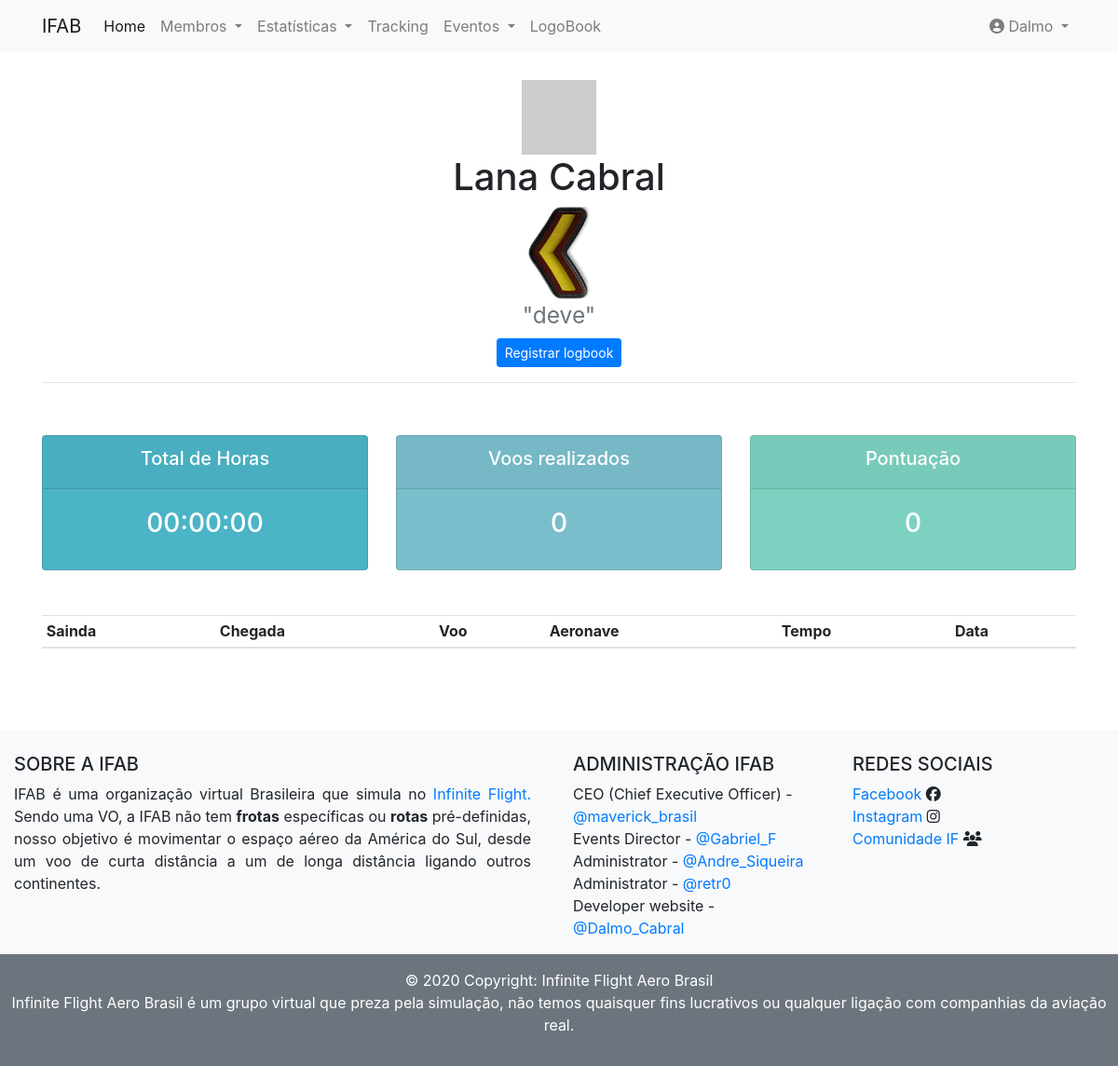
Screenshot of /user/2 (signed in) with the database file from the repository.
### app/models.py (models this page shows, shortened)
class User(db.Model, UserMixin):
    __tablename__ = 'users'
    id = db.Column(db.Integer, primary_key=True)
    username = db.Column(db.String(80), nullable=False)
    sobrenome = db.Column(db.String(200))
    email = db.Column(db.String(120), unique=True, nullable=False, index=True)
    password = db.Column(db.String(120), nullable=False)
    registro = db.Column(db.String(200))
    ifcomunity = db.Column(db.String(400))
    sobremim = db.Column(db.String(200))
    pais = db.Column(db.String(200))
    base = db.Column(db.String(200))
    telefone = db.Column(db.String(200))
    grau = db.Column(db.String(200))
    logbook = db.relationship('Logbook', backref='user', lazy='dynamic')  #lazy='dynamic'
    data_create = db.Column(db.DateTime, default=datetime.utcnow)
    pontos = db.Column(db.Integer(), default=0)
    cont_tempo = db.Column(db.Float, default=0)
    cont_tempo_str = db.Column(db.String(20000), default='00:00:00')
    cont_voo = db.Column(db.Integer, default=0)
    def avatar(self, size):
        digest = md5(self.email.lower().encode('utf-8')).hexdigest()
        return 'https://www.gravatar.com/avatar/{}?d=identicon&s={}'.format(
            digest, size)

### app/routes.py (the view)
@app.route('/user/<int:id>')
@login_required
def user(id):
    va = get_all_time2(Logbook.query.filter_by(user_id=id).all())
    user = User.query.get(id)
    flying_time = get_all_time(Logbook.query.filter_by(user_id=id).all())
    log = Logbook.query.filter_by(user_id=id).order_by(Logbook.data_create.desc()).all()
    return render_template('user.html', user=user, log=log, flying_time=flying_time, va=va)

### app/models.py (called while the page is built)
@login_manager.user_loader
def current_user(user_id):
    return User.query.get(user_id)

### app/routes.py (called while the page is built)
@app.before_request
def before_request():
    if current_user.is_authenticated:
        current_user.data_create = datetime.utcnow()
        db.session.commit()

### app/tools.py (called while the page is built, shortened)
def get_all_time(logbooks):
    counter = timedelta()
    time =  (counter.total_seconds() / 3600)
    return '{0:02.0f}:{1:02.0f}:00'.format(*divmod(float(time) * 60, 60))

def get_all_time2(logbooks):
    counter = timedelta()
    time =  (counter.total_seconds() / 3600)
    return time

### app/templates/user.html (shortened to what this page needs)
{% extends 'base.html' %}
{% from 'bootstrap/form.html' import render_form %}
{% block content %}
<div class="container user-b1">
    <div class="text-center">
        <img src="{{ user.avatar(128) }}">
        <h1>{{ user.username }} {{ user.sobrenome}}</h1>
        {% if va > 3000 %}
      <img src="../static/img/patente/CMM.png" alt=""  width="240px">
    {% elif va > 2000 %}
      <img src="../static/img/patente/CMD.png" alt="" width="240px">
    {% elif va > 1000 %}
      <img src="../static/img/patente/POF2.png" alt="" width="240px">
    {% elif va > 500 %}
      <img src="../static/img/patente/POF.png" alt=""  width="240px">
    {% elif va > 250 %}
      <img src="../static/img/patente/COP2.png" alt="" width="240px">
    {% else %}
      <img src="../static/img/patente/COP.png" alt="" width="240px">
    {% endif %}
        <h3><small class="text-muted">"{{user.sobremim}}"</small></h3>
    </div>
    <div class="text-center">
        <div>
        <a class="btn btn-primary btn-sm brn-block" href="{{ url_for('logbook', id=user.id) }}">Registrar logbook</a>
        </div>
    </div>
    <hr>
    <div class="row">
        <div class="col-sm">
            <div class="card text-white md=3" style="background-color:  #4cb4c7; margin-top: 40px;">
                <div>
                    <div class="card-header">
                        <h5 class="text-center">Total de Horas</h5>
                    </div>
                    <div>
                        <div class="card-body text-center">
                            <h3 class="card-title">{{flying_time}}</h3>
                        </div>
                    </div>
                </div>
            </div>
        </div>
        <div class="col-sm">
            <div class="card text-center text-white md=3" style="background-color:  #7abecc; margin-top: 40px;">
                <div class="card-header">
                    <h5>Voos realizados</h5>
                </div>
                <div class="card-body">
                    <h3 class="card-title">{{ log | length }}</h3>
                </div>
            </div>
        </div>
        <div class="col-sm" style="margin-top: 40px;">
            <div class="card text-center text-white md=3" style="background-color:  #7cd1c0;">
                <div>
                    <div class="card-header">
                        <h5>Pontuação </h5>
                    </div>
                    <div class="card-body">
                        <h3 class="card-title">{{user.pontos}}</h3>
                    </div>
                </div>
            </div>
        </div>
    </div>
    <br>
    <br>
    <table class="table table-sm table-responsive-sm table-striped">
        <thead>
          <tr>
            <th scope="col">Sainda</th>
            <th scope="col">Chegada</th>
            <th scope="col">Voo</th>
            <th scope="col">Aeronave</th>
            <th scope="col">Tempo</th>
            <th scope="col">Data</th>
          </tr>
        </thead>
      </table>
</div>
{% endblock %}

### app/templates/nav.html (shortened to what this page needs)
<nav class="navbar navbar-expand-lg navbar-light bg-light">
  <div class="container">
    <a class="navbar-brand" href="#">IFAB</a>
    <div class="collapse navbar-collapse" id="navbarNav">
      <ul class="navbar-nav">
        <li class="nav-item active">
          <a class="nav-link" href="{{ url_for('index') }}">Home</a>
        </li>
        <li class="nav-item dropdown">
          <a class="nav-link dropdown-toggle" href="#" id="navbarDropdown" role="button" data-toggle="dropdown"
            aria-haspopup="true" aria-expanded="false">
            Membros
          </a>
        </li>
        <li class="nav-item dropdown">
          <a class="nav-link dropdown-toggle" href="#" id="navbarDropdown" role="button" data-toggle="dropdown"
            aria-haspopup="true" aria-expanded="false">
            Estatísticas
          </a>
        </li>
        <li class="nav-item">
          <a class="nav-link" href="tracker">Tracking</a>
        </li>
        <li class="nav-item dropdown">
          <a class="nav-link dropdown-toggle" href="#" id="navbarDropdown" role="button" data-toggle="dropdown"
            aria-haspopup="true" aria-expanded="false">
            Eventos
          </a>
        </li>
      </ul>
      {% if current_user.is_anonymous %}
      <ul class="nav navbar-nav ml-auto">
        <li class="nav-item">
          <a class="nav-link" href="{{ url_for('login') }}"><i class="fas fa-sign-in-alt"></i> Login</a>
        </li>
      </ul>
      {% else %}
      <ul class="navbar-nav">
        <li>
          <a class="nav-link" href="{{ url_for('user', id=current_user.id) }}">
              LogoBook</a>
        </li>
      </ul>
      <ul class="nav navbar-nav ml-auto">
        <li class="nav-item dropdown">
          <a class="nav-link dropdown-toggle" href="#" id="navbarDropdown" role="button" data-toggle="dropdown"
            aria-haspopup="true" aria-expanded="false"><i class="fas fa-user-circle"></i>
            {{ current_user.username }}
          </a>
        </li>
      </ul>
      {% endif %}
    </div>
  </div>
</nav>

### app/static/css/style.css (style rules this page uses)
body { background-color: #ebeff5; }
.user-b1 { margin-top: 30px; }
html { font-size: 1rem; }

### rows the page displays
User: username "Dalmo"
User: username "Lana", sobrenome "Cabral", sobremim "deve", pontos "0"

### other values shown
{{ flying_time }} "00:00:00"
{{ log | length }} "0"
